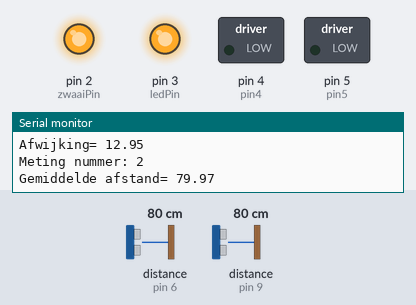
This sketch was run on a simulated Arduino Uno, built with avr-gcc and run on an emulated ATmega328P. Parts: switched loads named in the sketch (green lamp = pin HIGH), output pins drawn as LEDs (lit = HIGH), the last lines printed to the serial monitor. Wiring (inferred from the names in the program): 2 × ultrasonic range finder: trigger pin 7, echo pin 6 / trigger pin 10, echo pin 9. Inputs (shaded band) come from the test bench; at power-on: distance to the obstacle (sensors on pin 6, pin 9) 80 cm. The echo pulse lasts 58.3 µs per cm; pins used as bus, display or sensor lines are not drawn.

Above: at 15.3 s.
At 31.0 s:
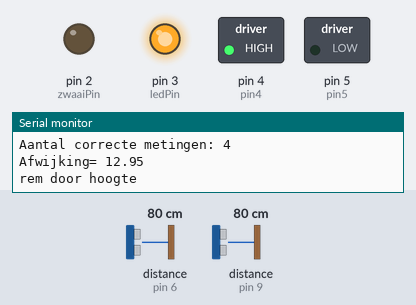
At 32.2 s:
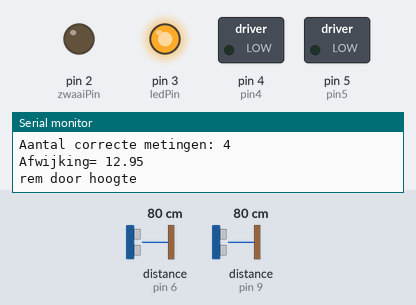
At 33.33 s:
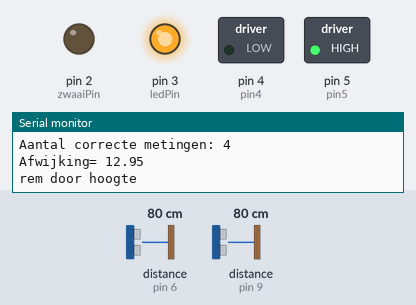
Timing chart, 0 to 49.9 s (numbered marks = the images above):
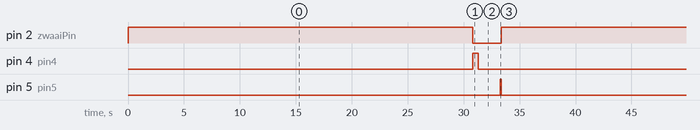

The sketch:

Definitieve_code__PWS_Rollator_.ino
```cpp
const int pin4 = 4;
const int pin5 = 5;
const int ledPin = 3;           // ledPin
const int zwaaiPin = 2;         // zwaaiPin
const int trigPin = 7;          // trigger pin
const int echoPin = 6;          // echo pin
const int trigPinHor = 10;
const int echoPinHor = 9;

//Algemeen
int num;
float afstandNorm = 67;         // Afstand naar ondergrond op een vlak terrein DEFAULT = 88.5
float remTijd = 0.1*1000;         // Activatieduur voor de motoren
float wachtTijd = 2000;           // Duratie geactiveerde remmen
bool geremd = false;              // Status van remmen
int numReadings = 5;              // Het aantal metingen waaruit een gemiddelde wordt genomen
int readIndex;                    // Positie in array
bool senHor = true;               // Horizontale sensor aan/uit zetten
bool gestart = false;

//Horizonale sensor
float echoTijdHor;                // Tijd die het ultrasone geluid heeft gedaan over de afstand
float afstandHor;                 // Afstand naar obstakel
float afstandGemHor;              // Gemiddelde afstand naar obstakel
float totalHor = 0;               // Som van afgelopen 5 metingen
float minAfstand = 20;            // Minimale afstand tot obstakel
float metingenHor[5];             // Array van de laatste 5 metingen
float totalDHor;                  // Som van laatste 5 afwijkingen ten opzichte van gemiddelde
float totalCorHor;                // Som van "correcte" metingen
float deviatieHor;                // Afwijking van een meting ten opzichte van gemiddelde
float afstandGemCorHor;           // Gemiddelde Horizontale afstand gecorrigeerd
int numCorHor;                    // Aantal "correcte" metingen

//Vertical sensor
float metingen[5];
float echoTijd;                   // Tijd die het ultrasone geluid heeft gedaan over de afstand
float afstand;                    // Afstand naar obstakel
float afstandGem;                 // Gemiddelde afstand naar obstakel
float total = 0;                  // variabele voor totaal in het gemiddelde
float afwijking = 0;              // Afwijking van afstand tot de vloer ten opzichte van de normale afstand
float afwijkingNorm = 5;          // Maximale afwijking voordat rem activeert
float afwijkingAbs;               // Absoluut van afwijking
float totalD;                     // Som van laatste 5 afwijkingen ten opzichte van gemiddelde
float totalCor;                   // Som van "correcte" metingen
float deviatie;                   // Afwijking van een meting ten opzichte van gemiddelde
int numCor;                       // Aantal "correcte" metingen


void setup() {
  Serial.begin(9600);                 // stel de seriële monitor in (plotten)
  pinMode(trigPin, OUTPUT);           // stel de trigger pin in als uitvoer
  pinMode(echoPin, INPUT);            // stel de echo pin in als invoer
  pinMode(trigPinHor, OUTPUT);           // stel de trigger pin in als uitvoer
  pinMode(echoPinHor, INPUT);            // stel de echo pin in als invoer
  pinMode(ledPin, OUTPUT);
  pinMode(zwaaiPin, OUTPUT);
  pinMode(pin4, OUTPUT);
  pinMode(pin5, OUTPUT);

  digitalWrite(zwaaiPin, HIGH); // uit
  digitalWrite(ledPin, HIGH); // aan


}


void loop() {
  for(int i = 0; i < numReadings; i++){
  digitalWrite(trigPin, LOW);         // zet de trigPin op uit
  digitalWrite(trigPinHor, LOW);

  delayMicroseconds(2);               // wacht 2 microseconden zodat de trigPin ook daadwerkelijk uit is

  digitalWrite(trigPin, HIGH);        // zet de trigPin aan om ultrasoon geluid te zenden
  digitalWrite(trigPinHor, HIGH);

  delayMicroseconds(10);              // wacht 10 microseconden

  digitalWrite(trigPin, LOW);         // set de trigPin uit om het zenden te stoppen
  digitalWrite(trigPinHor, LOW);


  //Vertical sensor
  echoTijd = pulseIn(echoPin, HIGH);     // vraag de tijdsduur op hoe lang het duurde voor er geluid werd ontvangen
  afstand = (echoTijd * 0.0343) / 2;     // bereken de afstand aan de hand van de snelheid van het geluid

  total= total + afstand;
  metingen[i] = afstand;


  //Horizontale sensor
  if(senHor == true){
  echoTijdHor = pulseIn(echoPinHor, HIGH);
  afstandHor = (echoTijdHor * 0.0343) / 2;

  totalHor = totalHor - metingenHor[i];     // Oudste van de vijf metingen van het totaal aftrekken
  metingenHor[i] = afstandHor;              // Oudste van de vijf metingen vervangen door de nieuwste waarde
  totalHor = totalHor + metingenHor[i];     // Nieuwste meting bij het totaal optellen
  }

  }

  // Verticale Sensor
  afstandGem = total / numReadings;      // Het gemiddelde van de vijf waardes wordt berekent
  Serial.print("Gemiddelde afstand= ");  // Resultaat printen op de seriële monitor (SM)
  Serial.println(afstandGem);

  for(int i = 0; i < 5; i++){                       // het kwadraat van de afwijkingen van de metingen ten opzichte van het gemiddelde worden bij elkaar opgeteld
   totalD = totalD + sq(metingen[i] - afstandGem);
  }

  float stdDev = sqrt(totalD/numReadings);          // Standaard deviatie wordt berekent door de wortel te nemen van de opgetelde afwijking gedeeld door het aantal metingen
  Serial.print("Standaard deviatie= ");             // resultaat printen op SM
  Serial.println(stdDev);


   for(int i = 0; i < 5; i++){                     // Alle metingen waarvan de afwijking ten opzichte van het gemiddelde kleiner is dan de standaard deviatie worden bij elkaar opgeteld
   deviatie = metingen[i]-afstandGem;
   deviatie = abs(deviatie);

    if(deviatie <= stdDev){
      totalCor = totalCor + metingen[i];
      numCor++;
      Serial.println(metingen[i]);
    }
   }

  Serial.print("totalCor= ");                         // Resultaten printen op de SM
  Serial.println(totalCor);
  Serial.print("Aantal correcte metingen: ");
  Serial.println(numCor);


   afwijking = afstandNorm - (totalCor/numCor);       // Afwijking van het gecorrigeerde gemiddelde ten opzichte van de afstand tot de vloer berekenen
   afwijkingAbs = abs(afwijking);

  Serial.print("Afwijking= ");
  Serial.println(afwijkingAbs);

   //Horizontale Sensor
   if(senHor == true){
   afstandGemHor = totalHor / numReadings;            // Het gemiddelde van de vijf waardes wordt berekent
    }

   num++;

   if(num > 5){
   if(afwijkingAbs > afwijkingNorm){                // Indien de absoluut van deze afwijking groter is dan de maximale afwijking OF afstand tot een obstakel is kleiner dan de minimale afstand:
    geremd = true;
    Serial.println("rem door hoogte");


    digitalWrite(zwaaiPin, LOW);        // Zwaailamp AAN

    digitalWrite(pin4, HIGH);
    digitalWrite(pin5, LOW);

    delay(500);                         // Aantal seconden dat de motor draait

    digitalWrite(pin4, LOW);
    digitalWrite(pin5, LOW);

    delay(wachtTijd);                   // Wachttijd totdat de rem er af wordt gehaald

    digitalWrite(pin4, LOW);
    digitalWrite(pin5, HIGH);

    delay(80);                          // Aantal seconden dat de motor draait

    digitalWrite(pin4, LOW);
    digitalWrite(pin5, LOW);


    digitalWrite(zwaaiPin, HIGH);       // Zwaailamp UIT
    delay(5000);                        // 5 seconden tijd om weg te komen bij het obstakel


   num = 0;

   }
   if(senHor == true){
   if(afstandGemHor < minAfstand){
    if(geremd == false){
    geremd = true;
    Serial.println("rem door obstakel");


    digitalWrite(zwaaiPin, LOW);        // Zwaailamp AAN

    digitalWrite(pin4, HIGH);
    digitalWrite(pin5, LOW);

    delay(500);                         // Aantal seconden dat de motor draait

    digitalWrite(pin4, LOW);
    digitalWrite(pin5, LOW);

    delay(wachtTijd);                   // Wachttijd totdat de rem er af wordt gehaald

    digitalWrite(pin4, LOW);
    digitalWrite(pin5, HIGH);

    delay(80);                          // Aantal seconden dat de motor draait

    digitalWrite(pin4, LOW);
    digitalWrite(pin5, LOW);


    digitalWrite(zwaaiPin, HIGH);       // Zwaailamp UIT
    delay(5000);                        // 5 seconden tijd om weg te komen bij het obstakel


   num = 0;
    }
   }
  }
 }

   totalCor = 0; numCor = 0; totalD = 0;

   Serial.print("Meting nummer: ");
   Serial.println(num);
   Serial.println("");                  // Blanco lijn tussen resultaten

   total = 0;
   geremd = false;
 } // Einde loop
```

Measured:
- by itself, pin 2 (zwaaiPin): alternates HIGH for 35.8 s and LOW for 2.6 s
- by itself, pin 4 (pin4): alternates HIGH for 0.50 s and LOW for 37.9 s
- by itself, pin 5 (pin5): alternates HIGH for 0.08 s and LOW for 38.3 s
